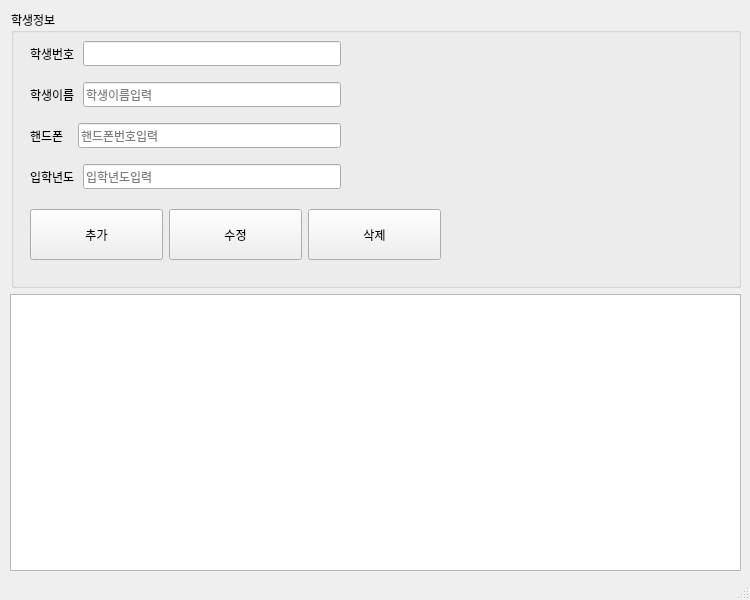
<?xml version="1.0" encoding="UTF-8"?>
<ui version="4.0">
 <class>MainWindow</class>
 <widget class="QMainWindow" name="MainWindow">
  <property name="geometry">
   <rect>
    <x>0</x>
    <y>0</y>
    <width>750</width>
    <height>600</height>
   </rect>
  </property>
  <property name="minimumSize">
   <size>
    <width>750</width>
    <height>600</height>
   </size>
  </property>
  <property name="maximumSize">
   <size>
    <width>750</width>
    <height>600</height>
   </size>
  </property>
  <property name="font">
   <font>
    <family>D2Coding</family>
   </font>
  </property>
  <property name="windowTitle">
   <string>MainWindow</string>
  </property>
  <widget class="QWidget" name="centralwidget">
   <widget class="QWidget" name="verticalLayoutWidget">
    <property name="geometry">
     <rect>
      <x>10</x>
      <y>10</y>
      <width>731</width>
      <height>561</height>
     </rect>
    </property>
    <layout class="QVBoxLayout" name="verticalLayout">
     <item>
      <layout class="QHBoxLayout" name="horizontalLayout">
       <property name="sizeConstraint">
        <enum>QLayout::SetFixedSize</enum>
       </property>
       <item>
        <spacer name="verticalSpacer">
         <property name="orientation">
          <enum>Qt::Vertical</enum>
         </property>
         <property name="sizeType">
          <enum>QSizePolicy::Expanding</enum>
         </property>
         <property name="sizeHint" stdset="0">
          <size>
           <width>1</width>
           <height>40</height>
          </size>
         </property>
        </spacer>
       </item>
       <item>
        <widget class="QGroupBox" name="groupBox">
         <property name="sizePolicy">
          <sizepolicy hsizetype="MinimumExpanding" vsizetype="Preferred">
           <horstretch>0</horstretch>
           <verstretch>0</verstretch>
          </sizepolicy>
         </property>
         <property name="title">
          <string>학생정보</string>
         </property>
         <widget class="QWidget" name="verticalLayoutWidget_2">
          <property name="geometry">
           <rect>
            <x>19</x>
            <y>21</y>
            <width>311</width>
            <height>170</height>
           </rect>
          </property>
          <layout class="QVBoxLayout" name="verticalLayout_2">
           <item>
            <layout class="QHBoxLayout" name="horizontalLayout_4">
             <item>
              <widget class="QLabel" name="label">
               <property name="text">
                <string>학생번호 </string>
               </property>
              </widget>
             </item>
             <item>
              <widget class="QLineEdit" name="input_std_id">
               <property name="inputMask">
                <string/>
               </property>
               <property name="maxLength">
                <number>32764</number>
               </property>
               <property name="readOnly">
                <bool>true</bool>
               </property>
              </widget>
             </item>
            </layout>
           </item>
           <item>
            <layout class="QHBoxLayout" name="horizontalLayout_5">
             <item>
              <widget class="QLabel" name="label_2">
               <property name="text">
                <string>학생이름 </string>
               </property>
              </widget>
             </item>
             <item>
              <widget class="QLineEdit" name="input_std_name">
               <property name="inputMask">
                <string/>
               </property>
               <property name="placeholderText">
                <string>학생이름입력</string>
               </property>
              </widget>
             </item>
            </layout>
           </item>
           <item>
            <layout class="QHBoxLayout" name="horizontalLayout_7">
             <item>
              <widget class="QLabel" name="label_3">
               <property name="text">
                <string>핸드폰   </string>
               </property>
              </widget>
             </item>
             <item>
              <widget class="QLineEdit" name="input_std_mobile">
               <property name="inputMask">
                <string/>
               </property>
               <property name="placeholderText">
                <string>핸드폰번호입력</string>
               </property>
              </widget>
             </item>
            </layout>
           </item>
           <item>
            <layout class="QHBoxLayout" name="horizontalLayout_6">
             <item>
              <widget class="QLabel" name="label_4">
               <property name="text">
                <string>입학년도 </string>
               </property>
              </widget>
             </item>
             <item>
              <widget class="QLineEdit" name="input_std_regyear">
               <property name="inputMask">
                <string/>
               </property>
               <property name="placeholderText">
                <string>입학년도입력</string>
               </property>
              </widget>
             </item>
            </layout>
           </item>
          </layout>
         </widget>
         <widget class="QWidget" name="horizontalLayoutWidget_7">
          <property name="geometry">
           <rect>
            <x>19</x>
            <y>199</y>
            <width>411</width>
            <height>51</height>
           </rect>
          </property>
          <layout class="QHBoxLayout" name="buttonArea">
           <item>
            <widget class="QPushButton" name="btn_add">
             <property name="sizePolicy">
              <sizepolicy hsizetype="Minimum" vsizetype="MinimumExpanding">
               <horstretch>0</horstretch>
               <verstretch>0</verstretch>
              </sizepolicy>
             </property>
             <property name="text">
              <string>추가</string>
             </property>
            </widget>
           </item>
           <item>
            <widget class="QPushButton" name="btn_mod">
             <property name="sizePolicy">
              <sizepolicy hsizetype="Minimum" vsizetype="MinimumExpanding">
               <horstretch>0</horstretch>
               <verstretch>0</verstretch>
              </sizepolicy>
             </property>
             <property name="text">
              <string>수정</string>
             </property>
            </widget>
           </item>
           <item>
            <widget class="QPushButton" name="btn_del">
             <property name="sizePolicy">
              <sizepolicy hsizetype="Minimum" vsizetype="MinimumExpanding">
               <horstretch>0</horstretch>
               <verstretch>0</verstretch>
              </sizepolicy>
             </property>
             <property name="text">
              <string>삭제</string>
             </property>
            </widget>
           </item>
          </layout>
         </widget>
        </widget>
       </item>
      </layout>
     </item>
     <item>
      <layout class="QHBoxLayout" name="horizontalLayout_2">
       <item>
        <widget class="QTableWidget" name="tblstudent">
         <property name="maximumSize">
          <size>
           <width>16777215</width>
           <height>320</height>
          </size>
         </property>
        </widget>
       </item>
      </layout>
     </item>
    </layout>
   </widget>
  </widget>
  <widget class="QStatusBar" name="statusbar"/>
 </widget>
 <resources/>
 <connections/>
</ui>
